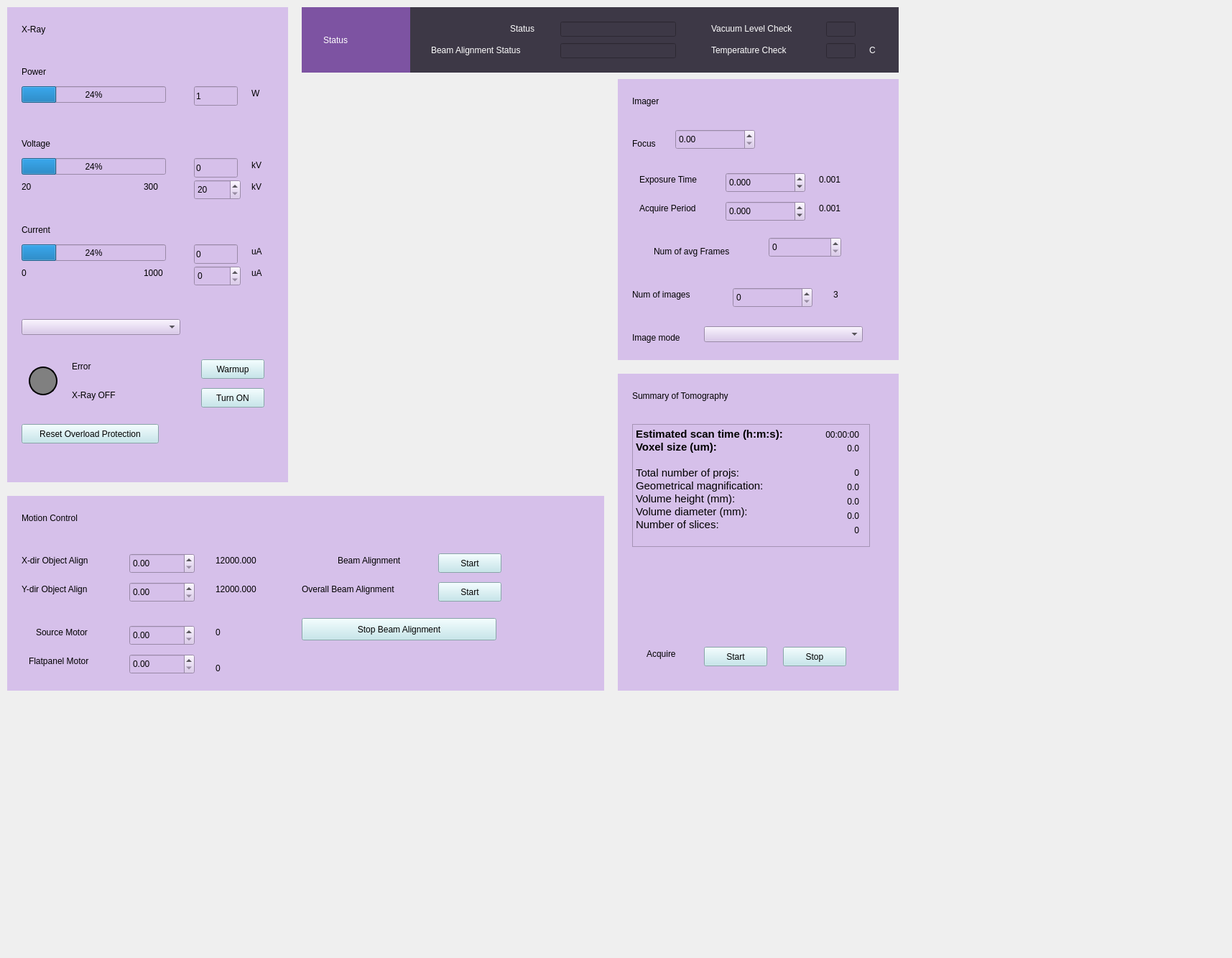
<?xml version="1.0" encoding="UTF-8"?>
<ui version="4.0">
 <class>xrayControl</class>
 <widget class="QWidget" name="xrayControl">
  <property name="geometry">
   <rect>
    <x>0</x>
    <y>0</y>
    <width>1715</width>
    <height>1333</height>
   </rect>
  </property>
  <property name="windowTitle">
   <string>Dialog</string>
  </property>
  <property name="styleSheet">
   <string notr="true">QPushButton {
    border-color: rgb(107, 185, 196);
    background-color: rgb(189, 229, 235);
}

QPushButton:hover {
    background-color: rgb(206, 244, 250);
}</string>
  </property>
  <widget class="QWidget" name="widget" native="true">
   <property name="geometry">
    <rect>
     <x>420</x>
     <y>10</y>
     <width>831</width>
     <height>91</height>
    </rect>
   </property>
   <property name="styleSheet">
    <string notr="true">color: rgb(255, 255, 255);
background-color: rgb(61, 56, 70);</string>
   </property>
   <widget class="QLabel" name="label_2">
    <property name="geometry">
     <rect>
      <x>290</x>
      <y>20</y>
      <width>51</width>
      <height>19</height>
     </rect>
    </property>
    <property name="text">
     <string>Status</string>
    </property>
   </widget>
   <widget class="QLineEdit" name="brstatus">
    <property name="geometry">
     <rect>
      <x>360</x>
      <y>20</y>
      <width>161</width>
      <height>21</height>
     </rect>
    </property>
    <property name="text">
     <string/>
    </property>
    <property name="readOnly">
     <bool>true</bool>
    </property>
   </widget>
   <widget class="QLabel" name="label">
    <property name="geometry">
     <rect>
      <x>180</x>
      <y>50</y>
      <width>161</width>
      <height>19</height>
     </rect>
    </property>
    <property name="text">
     <string>Beam Alignment Status</string>
    </property>
   </widget>
   <widget class="QLineEdit" name="brbeam_align">
    <property name="geometry">
     <rect>
      <x>360</x>
      <y>50</y>
      <width>161</width>
      <height>21</height>
     </rect>
    </property>
    <property name="text">
     <string/>
    </property>
    <property name="readOnly">
     <bool>true</bool>
    </property>
   </widget>
   <widget class="QLabel" name="label_4">
    <property name="geometry">
     <rect>
      <x>570</x>
      <y>20</y>
      <width>141</width>
      <height>19</height>
     </rect>
    </property>
    <property name="text">
     <string>Vacuum Level Check</string>
    </property>
   </widget>
   <widget class="QLabel" name="label_5">
    <property name="geometry">
     <rect>
      <x>570</x>
      <y>50</y>
      <width>131</width>
      <height>20</height>
     </rect>
    </property>
    <property name="text">
     <string>Temperature Check</string>
    </property>
   </widget>
   <widget class="QLineEdit" name="brvacuum">
    <property name="geometry">
     <rect>
      <x>730</x>
      <y>20</y>
      <width>41</width>
      <height>21</height>
     </rect>
    </property>
    <property name="text">
     <string/>
    </property>
    <property name="readOnly">
     <bool>true</bool>
    </property>
   </widget>
   <widget class="QLineEdit" name="brtemperature">
    <property name="geometry">
     <rect>
      <x>730</x>
      <y>50</y>
      <width>41</width>
      <height>21</height>
     </rect>
    </property>
    <property name="text">
     <string/>
    </property>
    <property name="readOnly">
     <bool>true</bool>
    </property>
   </widget>
   <widget class="QLabel" name="label_6">
    <property name="geometry">
     <rect>
      <x>790</x>
      <y>50</y>
      <width>16</width>
      <height>19</height>
     </rect>
    </property>
    <property name="text">
     <string>C</string>
    </property>
   </widget>
   <widget class="QWidget" name="widget_13" native="true">
    <property name="geometry">
     <rect>
      <x>0</x>
      <y>0</y>
      <width>151</width>
      <height>91</height>
     </rect>
    </property>
    <property name="styleSheet">
     <string notr="true">background-color: rgb(125, 83, 162);</string>
    </property>
    <widget class="QLabel" name="label_30">
     <property name="geometry">
      <rect>
       <x>30</x>
       <y>30</y>
       <width>101</width>
       <height>31</height>
      </rect>
     </property>
     <property name="styleSheet">
      <string notr="true">font: 75 20pt &quot;Ubuntu Sans Bold&quot;;
color: rgb(255, 255, 255);</string>
     </property>
     <property name="text">
      <string>Status</string>
     </property>
    </widget>
   </widget>
  </widget>
  <widget class="QWidget" name="verticalLayoutWidget">
   <property name="geometry">
    <rect>
     <x>420</x>
     <y>110</y>
     <width>421</width>
     <height>561</height>
    </rect>
   </property>
   <layout class="QVBoxLayout" name="place_panel"/>
  </widget>
  <widget class="QWidget" name="widget_2" native="true">
   <property name="geometry">
    <rect>
     <x>10</x>
     <y>10</y>
     <width>391</width>
     <height>661</height>
    </rect>
   </property>
   <property name="styleSheet">
    <string notr="true">background-color: rgb(214, 192, 234);</string>
   </property>
   <widget class="QWidget" name="widget_3" native="true">
    <property name="geometry">
     <rect>
      <x>10</x>
      <y>170</y>
      <width>361</width>
      <height>471</height>
     </rect>
    </property>
    <property name="styleSheet">
     <string notr="true"/>
    </property>
    <widget class="QLabel" name="label_27">
     <property name="geometry">
      <rect>
       <x>10</x>
       <y>190</y>
       <width>21</width>
       <height>20</height>
      </rect>
     </property>
     <property name="font">
      <font>
       <pointsize>9</pointsize>
      </font>
     </property>
     <property name="text">
      <string>0</string>
     </property>
    </widget>
    <widget class="QLineEdit" name="brvoltage">
     <property name="geometry">
      <rect>
       <x>250</x>
       <y>40</y>
       <width>61</width>
       <height>27</height>
      </rect>
     </property>
     <property name="text">
      <string>0</string>
     </property>
     <property name="readOnly">
      <bool>true</bool>
     </property>
    </widget>
    <widget class="QSpinBox" name="bwvoltage">
     <property name="geometry">
      <rect>
       <x>250</x>
       <y>70</y>
       <width>65</width>
       <height>28</height>
      </rect>
     </property>
     <property name="minimum">
      <number>20</number>
     </property>
     <property name="maximum">
      <number>300</number>
     </property>
    </widget>
    <widget class="QLineEdit" name="brcurrent">
     <property name="geometry">
      <rect>
       <x>250</x>
       <y>160</y>
       <width>61</width>
       <height>27</height>
      </rect>
     </property>
     <property name="text">
      <string>0</string>
     </property>
     <property name="readOnly">
      <bool>true</bool>
     </property>
    </widget>
    <widget class="QLabel" name="label_10">
     <property name="geometry">
      <rect>
       <x>330</x>
       <y>160</y>
       <width>21</width>
       <height>19</height>
      </rect>
     </property>
     <property name="text">
      <string>uA</string>
     </property>
    </widget>
    <widget class="QLabel" name="label_7">
     <property name="geometry">
      <rect>
       <x>10</x>
       <y>10</y>
       <width>66</width>
       <height>19</height>
      </rect>
     </property>
     <property name="text">
      <string>Voltage</string>
     </property>
    </widget>
    <widget class="QProgressBar" name="progress_voltage">
     <property name="geometry">
      <rect>
       <x>10</x>
       <y>40</y>
       <width>201</width>
       <height>23</height>
      </rect>
     </property>
     <property name="value">
      <number>24</number>
     </property>
    </widget>
    <widget class="QLabel" name="label_8">
     <property name="geometry">
      <rect>
       <x>330</x>
       <y>40</y>
       <width>21</width>
       <height>19</height>
      </rect>
     </property>
     <property name="text">
      <string>kV</string>
     </property>
    </widget>
    <widget class="QLabel" name="label_26">
     <property name="geometry">
      <rect>
       <x>180</x>
       <y>190</y>
       <width>41</width>
       <height>20</height>
      </rect>
     </property>
     <property name="font">
      <font>
       <pointsize>9</pointsize>
      </font>
     </property>
     <property name="text">
      <string>1000</string>
     </property>
    </widget>
    <widget class="QLabel" name="label_12">
     <property name="geometry">
      <rect>
       <x>10</x>
       <y>130</y>
       <width>66</width>
       <height>19</height>
      </rect>
     </property>
     <property name="text">
      <string>Current</string>
     </property>
    </widget>
    <widget class="QLabel" name="label_25">
     <property name="geometry">
      <rect>
       <x>10</x>
       <y>70</y>
       <width>21</width>
       <height>20</height>
      </rect>
     </property>
     <property name="font">
      <font>
       <pointsize>9</pointsize>
      </font>
     </property>
     <property name="text">
      <string>20</string>
     </property>
    </widget>
    <widget class="QSpinBox" name="bwcurrent">
     <property name="geometry">
      <rect>
       <x>250</x>
       <y>190</y>
       <width>65</width>
       <height>28</height>
      </rect>
     </property>
     <property name="maximum">
      <number>1000</number>
     </property>
    </widget>
    <widget class="QLabel" name="label_24">
     <property name="geometry">
      <rect>
       <x>180</x>
       <y>70</y>
       <width>31</width>
       <height>20</height>
      </rect>
     </property>
     <property name="font">
      <font>
       <pointsize>9</pointsize>
      </font>
     </property>
     <property name="text">
      <string>300</string>
     </property>
    </widget>
    <widget class="QLabel" name="label_11">
     <property name="geometry">
      <rect>
       <x>330</x>
       <y>190</y>
       <width>21</width>
       <height>19</height>
      </rect>
     </property>
     <property name="text">
      <string>uA</string>
     </property>
    </widget>
    <widget class="QProgressBar" name="progress_current">
     <property name="geometry">
      <rect>
       <x>10</x>
       <y>160</y>
       <width>201</width>
       <height>23</height>
      </rect>
     </property>
     <property name="value">
      <number>24</number>
     </property>
    </widget>
    <widget class="QLabel" name="label_9">
     <property name="geometry">
      <rect>
       <x>330</x>
       <y>70</y>
       <width>21</width>
       <height>19</height>
      </rect>
     </property>
     <property name="text">
      <string>kV</string>
     </property>
    </widget>
    <widget class="QWidget" name="verticalLayoutWidget_2">
     <property name="geometry">
      <rect>
       <x>10</x>
       <y>260</y>
       <width>221</width>
       <height>31</height>
      </rect>
     </property>
     <layout class="QVBoxLayout" name="layout_filter_menu">
      <item>
       <widget class="QComboBox" name="filter_menu"/>
      </item>
     </layout>
    </widget>
    <widget class="QPushButton" name="bwarmup">
     <property name="geometry">
      <rect>
       <x>260</x>
       <y>320</y>
       <width>88</width>
       <height>27</height>
      </rect>
     </property>
     <property name="styleSheet">
      <string notr="true">QPushButton {
    border-color: rgb(107, 185, 196);
    background-color: rgb(189, 229, 235);
}

QPushButton:hover {
    background-color: rgb(206, 244, 250);
}</string>
     </property>
     <property name="text">
      <string>Warmup</string>
     </property>
    </widget>
    <widget class="QLabel" name="xray_info">
     <property name="geometry">
      <rect>
       <x>80</x>
       <y>360</y>
       <width>91</width>
       <height>19</height>
      </rect>
     </property>
     <property name="text">
      <string>X-Ray OFF</string>
     </property>
    </widget>
    <widget class="QPushButton" name="bxray">
     <property name="geometry">
      <rect>
       <x>260</x>
       <y>360</y>
       <width>88</width>
       <height>27</height>
      </rect>
     </property>
     <property name="styleSheet">
      <string notr="true">QPushButton {
    border-color: rgb(107, 185, 196);
    background-color: rgb(189, 229, 235);
}

QPushButton:hover {
    background-color: rgb(206, 244, 250);
}</string>
     </property>
     <property name="text">
      <string>Turn ON</string>
     </property>
    </widget>
    <widget class="QPushButton" name="breset">
     <property name="geometry">
      <rect>
       <x>10</x>
       <y>410</y>
       <width>191</width>
       <height>27</height>
      </rect>
     </property>
     <property name="styleSheet">
      <string notr="true">QPushButton {
    border-color: rgb(107, 185, 196);
    background-color: rgb(189, 229, 235);
}

QPushButton:hover {
    background-color: rgb(206, 244, 250);
}</string>
     </property>
     <property name="text">
      <string>Reset Overload Protection</string>
     </property>
    </widget>
    <widget class="QLabel" name="warmup_info">
     <property name="geometry">
      <rect>
       <x>80</x>
       <y>320</y>
       <width>171</width>
       <height>20</height>
      </rect>
     </property>
     <property name="text">
      <string>Error</string>
     </property>
    </widget>
    <widget class="QLabel" name="status_light">
     <property name="geometry">
      <rect>
       <x>20</x>
       <y>330</y>
       <width>40</width>
       <height>40</height>
      </rect>
     </property>
     <property name="styleSheet">
      <string notr="true">background-color: gray;
            border-radius: 20px;
            border: 2px solid black;</string>
     </property>
     <property name="text">
      <string/>
     </property>
    </widget>
   </widget>
   <widget class="QLabel" name="label_31">
    <property name="geometry">
     <rect>
      <x>20</x>
      <y>10</y>
      <width>231</width>
      <height>41</height>
     </rect>
    </property>
    <property name="styleSheet">
     <string notr="true">font: 75 20pt &quot;Ubuntu Sans Bold&quot;;</string>
    </property>
    <property name="text">
     <string>X-Ray</string>
    </property>
   </widget>
   <widget class="QWidget" name="widget_9" native="true">
    <property name="geometry">
     <rect>
      <x>10</x>
      <y>70</y>
      <width>361</width>
      <height>101</height>
     </rect>
    </property>
    <widget class="QProgressBar" name="progress_power">
     <property name="geometry">
      <rect>
       <x>10</x>
       <y>40</y>
       <width>201</width>
       <height>23</height>
      </rect>
     </property>
     <property name="value">
      <number>24</number>
     </property>
    </widget>
    <widget class="QLineEdit" name="brpower">
     <property name="geometry">
      <rect>
       <x>250</x>
       <y>40</y>
       <width>61</width>
       <height>27</height>
      </rect>
     </property>
     <property name="text">
      <string>1</string>
     </property>
     <property name="readOnly">
      <bool>true</bool>
     </property>
    </widget>
    <widget class="QLabel" name="label_20">
     <property name="geometry">
      <rect>
       <x>330</x>
       <y>40</y>
       <width>21</width>
       <height>19</height>
      </rect>
     </property>
     <property name="text">
      <string>W</string>
     </property>
    </widget>
    <widget class="QLabel" name="label_44">
     <property name="geometry">
      <rect>
       <x>10</x>
       <y>10</y>
       <width>66</width>
       <height>19</height>
      </rect>
     </property>
     <property name="text">
      <string>Power</string>
     </property>
    </widget>
   </widget>
  </widget>
  <widget class="QWidget" name="widget_4" native="true">
   <property name="geometry">
    <rect>
     <x>860</x>
     <y>110</y>
     <width>391</width>
     <height>391</height>
    </rect>
   </property>
   <property name="styleSheet">
    <string notr="true">background-color: rgb(214, 192, 234);</string>
   </property>
   <widget class="QWidget" name="widget_5" native="true">
    <property name="geometry">
     <rect>
      <x>10</x>
      <y>60</y>
      <width>361</width>
      <height>321</height>
     </rect>
    </property>
    <property name="styleSheet">
     <string notr="true"/>
    </property>
    <widget class="QDoubleSpinBox" name="bwfocus">
     <property name="geometry">
      <rect>
       <x>70</x>
       <y>10</y>
       <width>111</width>
       <height>28</height>
      </rect>
     </property>
     <property name="maximum">
      <double>23000.000000000000000</double>
     </property>
    </widget>
    <widget class="QLabel" name="label_13">
     <property name="geometry">
      <rect>
       <x>10</x>
       <y>20</y>
       <width>41</width>
       <height>19</height>
      </rect>
     </property>
     <property name="text">
      <string>Focus</string>
     </property>
    </widget>
    <widget class="QLabel" name="label_15">
     <property name="geometry">
      <rect>
       <x>20</x>
       <y>110</y>
       <width>101</width>
       <height>19</height>
      </rect>
     </property>
     <property name="text">
      <string>Acquire Period</string>
     </property>
    </widget>
    <widget class="QLabel" name="label_14">
     <property name="geometry">
      <rect>
       <x>20</x>
       <y>70</y>
       <width>101</width>
       <height>19</height>
      </rect>
     </property>
     <property name="text">
      <string>Exposure Time</string>
     </property>
    </widget>
    <widget class="QDoubleSpinBox" name="bwacquire_time">
     <property name="geometry">
      <rect>
       <x>140</x>
       <y>70</y>
       <width>111</width>
       <height>28</height>
      </rect>
     </property>
     <property name="decimals">
      <number>3</number>
     </property>
     <property name="minimum">
      <double>-99.989999999999995</double>
     </property>
    </widget>
    <widget class="QLabel" name="bracquire_time">
     <property name="geometry">
      <rect>
       <x>270</x>
       <y>70</y>
       <width>66</width>
       <height>19</height>
      </rect>
     </property>
     <property name="text">
      <string>0.001</string>
     </property>
    </widget>
    <widget class="QDoubleSpinBox" name="bwacquire_period">
     <property name="geometry">
      <rect>
       <x>140</x>
       <y>110</y>
       <width>111</width>
       <height>28</height>
      </rect>
     </property>
     <property name="decimals">
      <number>3</number>
     </property>
     <property name="minimum">
      <double>-99.989999999999995</double>
     </property>
    </widget>
    <widget class="QLabel" name="bracquire_period">
     <property name="geometry">
      <rect>
       <x>270</x>
       <y>110</y>
       <width>66</width>
       <height>19</height>
      </rect>
     </property>
     <property name="text">
      <string>0.001</string>
     </property>
    </widget>
    <widget class="QSpinBox" name="bwvoltage_2">
     <property name="geometry">
      <rect>
       <x>200</x>
       <y>160</y>
       <width>101</width>
       <height>28</height>
      </rect>
     </property>
     <property name="minimum">
      <number>0</number>
     </property>
     <property name="maximum">
      <number>1000</number>
     </property>
    </widget>
    <widget class="QLabel" name="label_23">
     <property name="geometry">
      <rect>
       <x>40</x>
       <y>170</y>
       <width>141</width>
       <height>19</height>
      </rect>
     </property>
     <property name="text">
      <string>Num of avg Frames</string>
     </property>
    </widget>
    <widget class="QLabel" name="label_29">
     <property name="geometry">
      <rect>
       <x>10</x>
       <y>230</y>
       <width>111</width>
       <height>19</height>
      </rect>
     </property>
     <property name="text">
      <string>Num of images</string>
     </property>
    </widget>
    <widget class="QSpinBox" name="bwnum_images">
     <property name="geometry">
      <rect>
       <x>150</x>
       <y>230</y>
       <width>111</width>
       <height>28</height>
      </rect>
     </property>
     <property name="maximum">
      <number>1000</number>
     </property>
    </widget>
    <widget class="QLabel" name="brnum_images">
     <property name="geometry">
      <rect>
       <x>290</x>
       <y>230</y>
       <width>66</width>
       <height>19</height>
      </rect>
     </property>
     <property name="text">
      <string>3</string>
     </property>
    </widget>
    <widget class="QLabel" name="label_28">
     <property name="geometry">
      <rect>
       <x>10</x>
       <y>290</y>
       <width>91</width>
       <height>19</height>
      </rect>
     </property>
     <property name="text">
      <string>Image mode</string>
     </property>
    </widget>
    <widget class="QWidget" name="verticalLayoutWidget_3">
     <property name="geometry">
      <rect>
       <x>110</x>
       <y>280</y>
       <width>221</width>
       <height>31</height>
      </rect>
     </property>
     <layout class="QVBoxLayout" name="layout_image_mode_menu">
      <item>
       <widget class="QComboBox" name="image_mode_menu"/>
      </item>
     </layout>
    </widget>
   </widget>
   <widget class="QLabel" name="label_32">
    <property name="geometry">
     <rect>
      <x>20</x>
      <y>10</y>
      <width>231</width>
      <height>41</height>
     </rect>
    </property>
    <property name="styleSheet">
     <string notr="true">font: 75 20pt &quot;Ubuntu Sans Bold&quot;;</string>
    </property>
    <property name="text">
     <string>Imager</string>
    </property>
   </widget>
  </widget>
  <widget class="QWidget" name="widget_6" native="true">
   <property name="geometry">
    <rect>
     <x>860</x>
     <y>520</y>
     <width>391</width>
     <height>441</height>
    </rect>
   </property>
   <property name="styleSheet">
    <string notr="true">background-color: rgb(214, 192, 234);</string>
   </property>
   <widget class="QWidget" name="widget_7" native="true">
    <property name="geometry">
     <rect>
      <x>10</x>
      <y>60</y>
      <width>361</width>
      <height>371</height>
     </rect>
    </property>
    <property name="styleSheet">
     <string notr="true"/>
    </property>
    <widget class="QLabel" name="label_16">
     <property name="geometry">
      <rect>
       <x>30</x>
       <y>320</y>
       <width>66</width>
       <height>19</height>
      </rect>
     </property>
     <property name="text">
      <string>Acquire</string>
     </property>
    </widget>
    <widget class="QPushButton" name="bstop">
     <property name="geometry">
      <rect>
       <x>220</x>
       <y>320</y>
       <width>88</width>
       <height>27</height>
      </rect>
     </property>
     <property name="styleSheet">
      <string notr="true">QPushButton {
    border-color: rgb(107, 185, 196);
    background-color: rgb(189, 229, 235);
}

QPushButton:hover {
    background-color: rgb(206, 244, 250);
}</string>
     </property>
     <property name="text">
      <string>Stop</string>
     </property>
    </widget>
    <widget class="QPushButton" name="bstart">
     <property name="geometry">
      <rect>
       <x>110</x>
       <y>320</y>
       <width>88</width>
       <height>27</height>
      </rect>
     </property>
     <property name="styleSheet">
      <string notr="true">QPushButton {
    border-color: rgb(107, 185, 196);
    background-color: rgb(189, 229, 235);
}

QPushButton:hover {
    background-color: rgb(206, 244, 250);
}</string>
     </property>
     <property name="text">
      <string>Start</string>
     </property>
     <property name="checkable">
      <bool>false</bool>
     </property>
     <property name="checked">
      <bool>false</bool>
     </property>
     <property name="default">
      <bool>false</bool>
     </property>
     <property name="flat">
      <bool>false</bool>
     </property>
    </widget>
    <widget class="QTextEdit" name="textEdit">
     <property name="geometry">
      <rect>
       <x>10</x>
       <y>10</y>
       <width>331</width>
       <height>171</height>
      </rect>
     </property>
     <property name="styleSheet">
      <string notr="true">border-color: rgb(214, 192, 234);</string>
     </property>
     <property name="readOnly">
      <bool>true</bool>
     </property>
     <property name="html">
      <string>&lt;!DOCTYPE HTML PUBLIC &quot;-//W3C//DTD HTML 4.0//EN&quot; &quot;http://www.w3.org/TR/REC-html40/strict.dtd&quot;&gt;
&lt;html&gt;&lt;head&gt;&lt;meta name=&quot;qrichtext&quot; content=&quot;1&quot; /&gt;&lt;style type=&quot;text/css&quot;&gt;
p, li { white-space: pre-wrap; }
&lt;/style&gt;&lt;/head&gt;&lt;body style=&quot; font-family:'Ubuntu Sans'; font-size:11pt; font-weight:400; font-style:normal;&quot;&gt;
&lt;p style=&quot; margin-top:0px; margin-bottom:0px; margin-left:0px; margin-right:0px; -qt-block-indent:0; text-indent:0px;&quot;&gt;&lt;span style=&quot; font-weight:600;&quot;&gt;Estimated scan time (h:m:s):&lt;/span&gt;&lt;/p&gt;
&lt;p style=&quot; margin-top:0px; margin-bottom:0px; margin-left:0px; margin-right:0px; -qt-block-indent:0; text-indent:0px;&quot;&gt;&lt;span style=&quot; font-weight:600;&quot;&gt;Voxel size (um):&lt;/span&gt;&lt;/p&gt;
&lt;p style=&quot;-qt-paragraph-type:empty; margin-top:0px; margin-bottom:0px; margin-left:0px; margin-right:0px; -qt-block-indent:0; text-indent:0px; font-weight:600;&quot;&gt;&lt;br /&gt;&lt;/p&gt;
&lt;p style=&quot; margin-top:0px; margin-bottom:0px; margin-left:0px; margin-right:0px; -qt-block-indent:0; text-indent:0px;&quot;&gt;Total number of projs:&lt;/p&gt;
&lt;p style=&quot; margin-top:0px; margin-bottom:0px; margin-left:0px; margin-right:0px; -qt-block-indent:0; text-indent:0px;&quot;&gt;Geometrical magnification:&lt;/p&gt;
&lt;p style=&quot; margin-top:0px; margin-bottom:0px; margin-left:0px; margin-right:0px; -qt-block-indent:0; text-indent:0px;&quot;&gt;Volume height (mm):&lt;/p&gt;
&lt;p style=&quot; margin-top:0px; margin-bottom:0px; margin-left:0px; margin-right:0px; -qt-block-indent:0; text-indent:0px;&quot;&gt;Volume diameter (mm):&lt;/p&gt;
&lt;p style=&quot; margin-top:0px; margin-bottom:0px; margin-left:0px; margin-right:0px; -qt-block-indent:0; text-indent:0px;&quot;&gt;Number of slices:&lt;/p&gt;&lt;/body&gt;&lt;/html&gt;</string>
     </property>
    </widget>
    <widget class="QLabel" name="label_35">
     <property name="geometry">
      <rect>
       <x>260</x>
       <y>16</y>
       <width>66</width>
       <height>19</height>
      </rect>
     </property>
     <property name="text">
      <string>&lt;html&gt;&lt;head/&gt;&lt;body&gt;&lt;p align=&quot;right&quot;&gt;00:00:00&lt;/p&gt;&lt;/body&gt;&lt;/html&gt;</string>
     </property>
    </widget>
    <widget class="QLabel" name="label_36">
     <property name="geometry">
      <rect>
       <x>260</x>
       <y>35</y>
       <width>66</width>
       <height>19</height>
      </rect>
     </property>
     <property name="text">
      <string>&lt;html&gt;&lt;head/&gt;&lt;body&gt;&lt;p align=&quot;right&quot;&gt;0.0&lt;/p&gt;&lt;/body&gt;&lt;/html&gt;</string>
     </property>
    </widget>
    <widget class="QLabel" name="label_37">
     <property name="geometry">
      <rect>
       <x>260</x>
       <y>69</y>
       <width>66</width>
       <height>19</height>
      </rect>
     </property>
     <property name="text">
      <string>&lt;html&gt;&lt;head/&gt;&lt;body&gt;&lt;p align=&quot;right&quot;&gt;0&lt;/p&gt;&lt;/body&gt;&lt;/html&gt;</string>
     </property>
    </widget>
    <widget class="QLabel" name="label_38">
     <property name="geometry">
      <rect>
       <x>260</x>
       <y>89</y>
       <width>66</width>
       <height>19</height>
      </rect>
     </property>
     <property name="text">
      <string>&lt;html&gt;&lt;head/&gt;&lt;body&gt;&lt;p align=&quot;right&quot;&gt;0.0&lt;/p&gt;&lt;/body&gt;&lt;/html&gt;</string>
     </property>
    </widget>
    <widget class="QLabel" name="label_40">
     <property name="geometry">
      <rect>
       <x>260</x>
       <y>109</y>
       <width>66</width>
       <height>19</height>
      </rect>
     </property>
     <property name="text">
      <string>&lt;html&gt;&lt;head/&gt;&lt;body&gt;&lt;p align=&quot;right&quot;&gt;0.0&lt;/p&gt;&lt;/body&gt;&lt;/html&gt;</string>
     </property>
    </widget>
    <widget class="QLabel" name="label_41">
     <property name="geometry">
      <rect>
       <x>260</x>
       <y>129</y>
       <width>66</width>
       <height>19</height>
      </rect>
     </property>
     <property name="text">
      <string>&lt;html&gt;&lt;head/&gt;&lt;body&gt;&lt;p align=&quot;right&quot;&gt;0.0&lt;/p&gt;&lt;/body&gt;&lt;/html&gt;</string>
     </property>
    </widget>
    <widget class="QLabel" name="label_42">
     <property name="geometry">
      <rect>
       <x>260</x>
       <y>149</y>
       <width>66</width>
       <height>19</height>
      </rect>
     </property>
     <property name="text">
      <string>&lt;html&gt;&lt;head/&gt;&lt;body&gt;&lt;p align=&quot;right&quot;&gt;0&lt;/p&gt;&lt;/body&gt;&lt;/html&gt;</string>
     </property>
    </widget>
   </widget>
   <widget class="QLabel" name="label_39">
    <property name="geometry">
     <rect>
      <x>20</x>
      <y>10</y>
      <width>361</width>
      <height>41</height>
     </rect>
    </property>
    <property name="styleSheet">
     <string notr="true">font: 75 20pt &quot;Ubuntu Sans Bold&quot;;</string>
    </property>
    <property name="text">
     <string>Summary of Tomography</string>
    </property>
   </widget>
  </widget>
  <widget class="QWidget" name="widget_8" native="true">
   <property name="geometry">
    <rect>
     <x>10</x>
     <y>690</y>
     <width>831</width>
     <height>271</height>
    </rect>
   </property>
   <property name="styleSheet">
    <string notr="true">background-color: rgb(214, 192, 234);</string>
   </property>
   <widget class="QWidget" name="widget_12" native="true">
    <property name="geometry">
     <rect>
      <x>10</x>
      <y>60</y>
      <width>801</width>
      <height>201</height>
     </rect>
    </property>
    <property name="styleSheet">
     <string notr="true"/>
    </property>
    <widget class="QDoubleSpinBox" name="bwalign_y">
     <property name="geometry">
      <rect>
       <x>160</x>
       <y>60</y>
       <width>91</width>
       <height>28</height>
      </rect>
     </property>
     <property name="maximum">
      <double>12000.000000000000000</double>
     </property>
    </widget>
    <widget class="QLabel" name="bralign_x">
     <property name="geometry">
      <rect>
       <x>280</x>
       <y>20</y>
       <width>71</width>
       <height>19</height>
      </rect>
     </property>
     <property name="text">
      <string>12000.000</string>
     </property>
    </widget>
    <widget class="QDoubleSpinBox" name="bwalign_x">
     <property name="geometry">
      <rect>
       <x>160</x>
       <y>20</y>
       <width>91</width>
       <height>28</height>
      </rect>
     </property>
     <property name="maximum">
      <double>12000.000000000000000</double>
     </property>
    </widget>
    <widget class="QLabel" name="label_17">
     <property name="geometry">
      <rect>
       <x>10</x>
       <y>20</y>
       <width>121</width>
       <height>19</height>
      </rect>
     </property>
     <property name="text">
      <string>X-dir Object Align</string>
     </property>
    </widget>
    <widget class="QLabel" name="bralign_y">
     <property name="geometry">
      <rect>
       <x>280</x>
       <y>60</y>
       <width>71</width>
       <height>19</height>
      </rect>
     </property>
     <property name="text">
      <string>12000.000</string>
     </property>
    </widget>
    <widget class="QLabel" name="label_18">
     <property name="geometry">
      <rect>
       <x>10</x>
       <y>60</y>
       <width>121</width>
       <height>19</height>
      </rect>
     </property>
     <property name="text">
      <string>Y-dir Object Align</string>
     </property>
    </widget>
    <widget class="QLabel" name="label_19">
     <property name="geometry">
      <rect>
       <x>450</x>
       <y>20</y>
       <width>121</width>
       <height>19</height>
      </rect>
     </property>
     <property name="text">
      <string>Beam Alignment</string>
     </property>
    </widget>
    <widget class="QLabel" name="label_33">
     <property name="geometry">
      <rect>
       <x>400</x>
       <y>60</y>
       <width>171</width>
       <height>19</height>
      </rect>
     </property>
     <property name="text">
      <string>Overall Beam Alignment</string>
     </property>
    </widget>
    <widget class="QPushButton" name="balign_beam">
     <property name="geometry">
      <rect>
       <x>590</x>
       <y>20</y>
       <width>88</width>
       <height>27</height>
      </rect>
     </property>
     <property name="styleSheet">
      <string notr="true">QPushButton {
    border-color: rgb(107, 185, 196);
    background-color: rgb(189, 229, 235);
}

QPushButton:hover {
    background-color: rgb(206, 244, 250);
}</string>
     </property>
     <property name="text">
      <string>Start</string>
     </property>
    </widget>
    <widget class="QPushButton" name="balign_all">
     <property name="geometry">
      <rect>
       <x>590</x>
       <y>60</y>
       <width>88</width>
       <height>27</height>
      </rect>
     </property>
     <property name="styleSheet">
      <string notr="true">QPushButton {
    border-color: rgb(107, 185, 196);
    background-color: rgb(189, 229, 235);
}

QPushButton:hover {
    background-color: rgb(206, 244, 250);
}</string>
     </property>
     <property name="text">
      <string>Start</string>
     </property>
    </widget>
    <widget class="QPushButton" name="balign_stop">
     <property name="geometry">
      <rect>
       <x>400</x>
       <y>110</y>
       <width>271</width>
       <height>31</height>
      </rect>
     </property>
     <property name="styleSheet">
      <string notr="true">QPushButton {
    border-color: rgb(107, 185, 196);
    background-color: rgb(189, 229, 235);
}

QPushButton:hover {
    background-color: rgb(206, 244, 250);
}</string>
     </property>
     <property name="text">
      <string>Stop Beam Alignment</string>
     </property>
    </widget>
    <widget class="QDoubleSpinBox" name="bwsource_motor">
     <property name="geometry">
      <rect>
       <x>160</x>
       <y>120</y>
       <width>91</width>
       <height>28</height>
      </rect>
     </property>
     <property name="maximum">
      <double>100.000000000000000</double>
     </property>
    </widget>
    <widget class="QLabel" name="label_21">
     <property name="geometry">
      <rect>
       <x>30</x>
       <y>120</y>
       <width>91</width>
       <height>19</height>
      </rect>
     </property>
     <property name="text">
      <string>Source Motor</string>
     </property>
    </widget>
    <widget class="QLabel" name="brsource_motor">
     <property name="geometry">
      <rect>
       <x>280</x>
       <y>120</y>
       <width>66</width>
       <height>19</height>
      </rect>
     </property>
     <property name="text">
      <string>0</string>
     </property>
    </widget>
    <widget class="QLabel" name="label_22">
     <property name="geometry">
      <rect>
       <x>20</x>
       <y>160</y>
       <width>111</width>
       <height>19</height>
      </rect>
     </property>
     <property name="text">
      <string>Flatpanel Motor</string>
     </property>
    </widget>
    <widget class="QDoubleSpinBox" name="bwflatpanel_motor">
     <property name="geometry">
      <rect>
       <x>160</x>
       <y>160</y>
       <width>91</width>
       <height>28</height>
      </rect>
     </property>
     <property name="maximum">
      <double>100.000000000000000</double>
     </property>
    </widget>
    <widget class="QLabel" name="brflatpanel_motor">
     <property name="geometry">
      <rect>
       <x>280</x>
       <y>170</y>
       <width>66</width>
       <height>19</height>
      </rect>
     </property>
     <property name="text">
      <string>0</string>
     </property>
    </widget>
   </widget>
   <widget class="QLabel" name="label_43">
    <property name="geometry">
     <rect>
      <x>20</x>
      <y>10</y>
      <width>361</width>
      <height>41</height>
     </rect>
    </property>
    <property name="styleSheet">
     <string notr="true">font: 75 20pt &quot;Ubuntu Sans Bold&quot;;</string>
    </property>
    <property name="text">
     <string>Motion Control</string>
    </property>
   </widget>
  </widget>
 </widget>
 <resources/>
 <connections/>
</ui>
